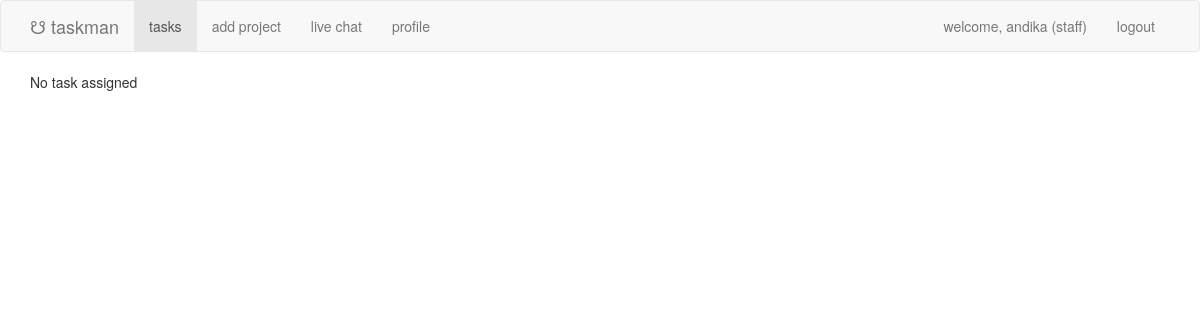
The page / (signed in) on the database as committed earlier.
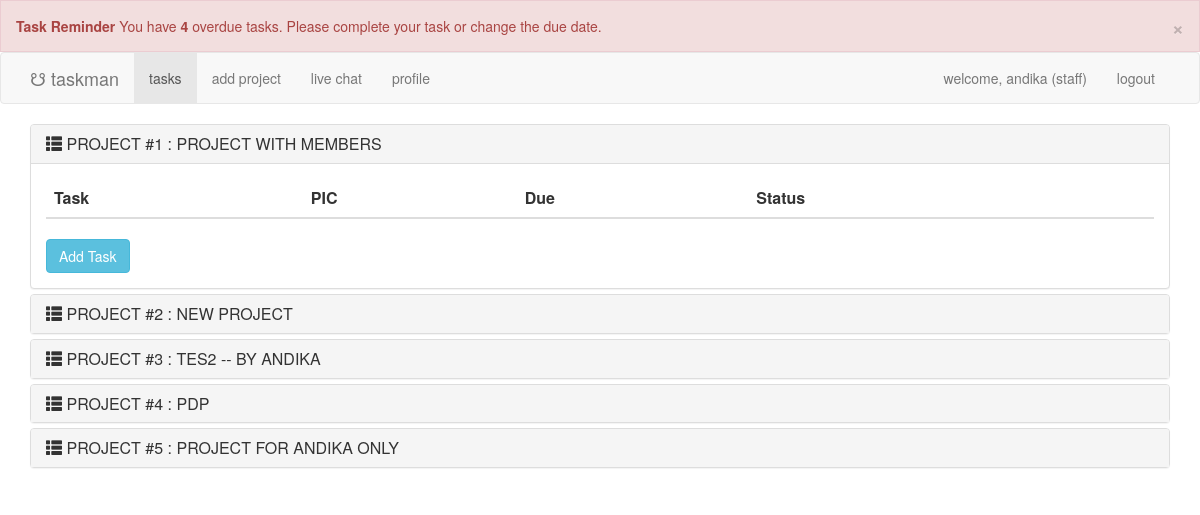
The same page on the database as committed later.
### taskapp/models.py (models this page shows, shortened)
class Project(models.Model):
    name = models.CharField(max_length=256)
    members = models.ManyToManyField(Staff)
    history = HistoricalRecords()

### taskapp/views.py (the view)
# urls.py: path('', views.index, name='index'),
@login_required(login_url='/login/')
def index(request):
    if request.user.is_superuser:
        headings = Project.objects.all()
    else:
        headings = Project.objects.filter(members__in=[request.user.staff])
    data = {cat: Task.objects.filter(project=cat.pk) for cat in headings}
    columns = [data[heading] for heading in headings]
    columns = list(map(lambda x: list(x), columns))
    if columns:
        max_len = len(max(columns, key=len))
        for col in columns:
            col += [None, ] * (max_len - len(col))
        rows = [[col[i] for col in columns] for i in range(max_len)]
    else:
        rows = None
    try:
        tasks_overdue = Task.objects.filter(project__members__in=[request.user.staff], due_date__lt=date.today())
    except ObjectDoesNotExist:
        tasks_overdue = []
    return render(request, 'tasks/bootstrap-index.html', context={
        'headings': headings,
        'rows': rows,
        'tasks_overdue': tasks_overdue
    })

### taskapp/models.py (called while the page is built)
    def get_status(self):
        if self.status == "TaskStatus.CLOSED":
            return "Closed"
        elif self.status == "TaskStatus.IN_PROGRESS":
            return "In Progress"
        elif self.status == "TaskStatus.COMPLETED":
            return "Completed"
        elif self.status == "TaskStatus.TERMINATED":
            return "Terminated"
        else:
            return ""

### taskapp/templates/tasks/bootstrap-index.html (shortened to what this page needs)
{% extends 'tasks/bootstrap.html' %}
{% block content %}
    <div class="panel-group" id="accordion">
    {% if headings %}
        {% for category in headings %}
            <div class="panel panel-default">
                <div class="panel-heading">
                    <h4 class="panel-title">
                        <a class="accordion-toggle" data-toggle="collapse" data-parent="#accordion" href="#project{{ category.id }}">
                        <span class="glyphicon glyphicon-th-list"></span> PROJECT #{{ forloop.counter }} : {{ category.name | upper }}
                        </a>
                    </h4>
                </div>
                <div id="project{{ category.id }}" class="panel-collapse collapse {% if forloop.first %}in{% endif %}">
                    <div class="panel-body">
                        <table class="table table-striped">
                            <thead>
                                <tr>
                                    <th>Task</th>
                                    <th>PIC</th>
                                    <th>Due</th>
                                    <th>Status</th>
                                    <th></th>
                                </tr>
                            </thead>
                        </table>
                    <a href="{% url 'tasks:add_task' category.pk %}" class="btn btn-info" role="button">Add Task</a>
                    </div>
                </div>
            </div>
        {% endfor %}
    {% else %}
        No task assigned
    {% endif %}
	</div>
{% endblock %}

### taskapp/templates/tasks/bootstrap.html (shortened to what this page needs)
<link rel="stylesheet" href="https://maxcdn.bootstrapcdn.com/bootstrap/3.3.4/css/bootstrap.min.css">
{% if tasks_overdue %}
<div class="alert alert-danger alert-server" role="alert">
  <button type="button" class="close" data-dismiss="alert">×</button>
    <strong>Task Reminder</strong> You have <strong>{{ tasks_overdue|length }}</strong> overdue tasks. Please complete your task or change the due date.
</div>
{% endif %}
<nav class="navbar navbar-default">
	<div class="container">
		<div class="navbar-header">
			<a class="navbar-brand" href="{% url 'tasks:index' %}">&#9739; taskman</a>
		</div>
		<div id="navbar" class="navbar-collapse collapse">
			<ul class="nav navbar-nav">
                {% if user.is_authenticated %}
				    <li class="{% if request.resolver_match.url_name == "index" %}active{% endif %}"><a href="{% url 'tasks:index' %}">tasks</a></li>
                    <li class="{% if request.resolver_match.url_name == "add_project" %}active{% endif %}"><a href="{% url 'tasks:add_project' %}">add project</a></li>
				    <li class="{% if request.resolver_match.url_name == "twilio" %}active{% endif %}"><a href="{% url 'chats:twilio' %}">live chat</a></li>
                    <li class="{% if request.resolver_match.url_name == "edit_profile" %}active{% endif %}"><a href="{% url 'tasks:edit_profile' %}">profile</a></li>
                {% endif %}
			</ul>
            {% if user.is_authenticated %}
			<ul class="nav navbar-nav navbar-right">
				<li><a href="#">welcome, {{ user.username }} {% if request.user.is_superuser %}(admin){% else %}(staff){% endif %}</a></li>
				<li><a href="{% url 'tasks:logout' %}">logout</a></li>
			</ul>
            {% endif %}
		</div>
	</div>
</nav>
<div class="container">
	{% block content %}
    {% endblock %}
</div>

Rows that differ between the two databases and show on the page:
now on this page (row unchanged): Project: name "PROJECT WITH MEMBERS"
now on this page (row unchanged): Project: name "NEW PROJECT"
now on this page (row unchanged): Project: name "TES2 -- BY ANDIKA"
now on this page (row unchanged): Project: name "PDP"
added Project: name "PROJECT FOR ANDIKA ONLY"
Other text that changed with them:
{{ tasks_overdue|length }}: (not shown) → "4"
text no longer shown: "No task assigned"
text now shown: "× Task Reminder You have overdue tasks. Please complete your task or change the due date."
